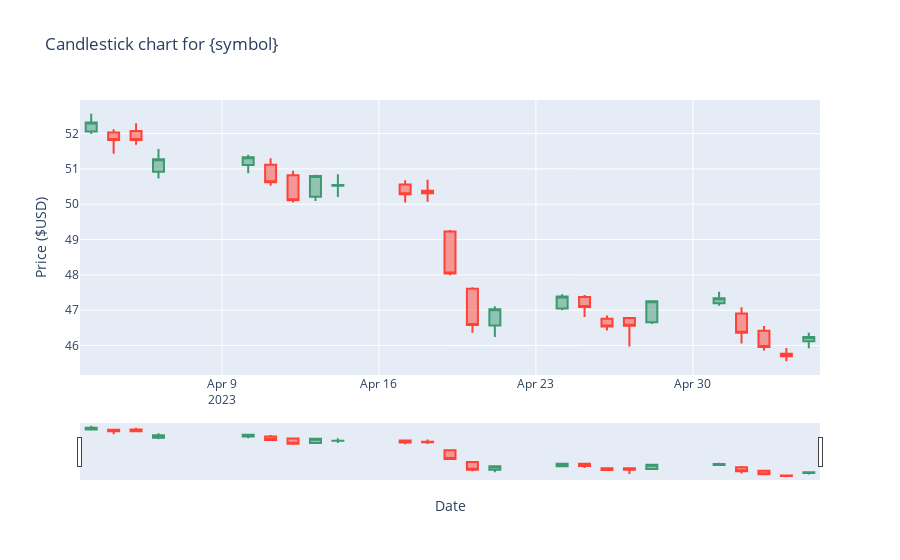

The notebook cell saved with this chart:
### Code cell
#Reference Alpaca API and Create General Bid Ask Chart Structures
#From https://alpaca.markets/learn/understanding-alpacas-market-data-api-with-pandas-and-plotly/
from dotenv import load_dotenv
import plotly.graph_objects as go
import plotly.express as px
import alpaca_trade_api as api
import os

ALPACA_KEY_ID, ALPACA_SECRETS_KEY = "",""

load_dotenv(dotenv_path='../a.env')

FED_API_KEY = os.environ['FED_API_KEY']
ALPACA_KEY_ID = os.environ['ALPACA_KEY_ID']
ALPACA_SECRETS_KEY = os.environ['ALPACA_SECRETS_ID']

def set_vars(secrets_file='a.env'):
    global ALPACA_KEY_ID, ALPACA_SECRETS_KEY
    with open(f"{secrets_file}", 'r') as file:
        contents = file.read()
        env_vars = contents.replace('export ', '').split("\n")
        ALPACA_KEY_ID = env_vars[0].split("=")[1]
        ALPACA_SECRETS_KEY = env_vars[1].split("=")[1]
#set_vars()
alpaca = api.REST(ALPACA_KEY_ID, ALPACA_SECRETS_KEY)

# Setting parameters before calling method
symbols = ["RAD"]
timeframe = "1Day"
start = "2023-07-01"
end = "2023-08-01"
# Retrieve daily bars for SPY in a dataframe and printing the first 5 rows
spy_bars = alpaca.get_bars(symbols, timeframe, start, end).df
print(spy_bars.head())

# Bar data candlestick plot
candlestick_fig = go.Figure(data=[go.Candlestick(x=spy_bars.index,
               open=spy_bars['open'],
               high=spy_bars['high'],
               low=spy_bars['low'],
               close=spy_bars['close'])])
candlestick_fig.update_layout(
    title="Candlestick chart for {symbol}",
    xaxis_title="Date",
    yaxis_title="Price ($USD)")
candlestick_fig.show()

### Figure 1 — Plotly figure (JSON) as saved in the notebook; plotly's stock layout.template omitted (floating-point values rounded to 4 significant figures)
{"data": [{"close": [52.31, 51.82, 51.82, 51.27, 51.33, 50.62, 50.11, 50.8, 50.54, 50.28, 50.31, 48.04, 46.58, 47.03, 47.39, 47.09, 46.54, 46.56, 47.25, 47.34, 46.36, 45.96, 45.7, 46.24], "high": [52.56, 52.12, 52.29, 51.56, 51.4, 51.3, 50.95, 50.83, 50.85, 50.67, 50.69, 49.27, 47.65, 47.12, 47.45, 47.43, 46.85, 46.8, 47.26, 47.52, 47.08, 46.55, 45.93, 46.36], "low": [51.99, 51.43, 51.68, 50.73, 50.88, 50.52, 50.05, 50.09, 50.2, 50.05, 50.07, 47.99, 46.36, 46.24, 47, 46.8, 46.42, 45.97, 46.61, 47.12, 46.06, 45.86, 45.55, 45.92], "open": [52.06, 52.03, 52.07, 50.92, 51.11, 51.12, 50.82, 50.21, 50.52, 50.56, 50.38, 49.23, 47.61, 46.56, 47.05, 47.37, 46.76, 46.78, 46.66, 47.2, 46.91, 46.42, 45.77, 46.12], "type": "candlestick", "x": ["2023-04-03T04:00:00+00:00", "2023-04-04T04:00:00+00:00", "2023-04-05T04:00:00+00:00", "2023-04-06T04:00:00+00:00", "2023-04-10T04:00:00+00:00", "2023-04-11T04:00:00+00:00", "2023-04-12T04:00:00+00:00", "2023-04-13T04:00:00+00:00", "2023-04-14T04:00:00+00:00", "2023-04-17T04:00:00+00:00", "2023-04-18T04:00:00+00:00", "2023-04-19T04:00:00+00:00", "2023-04-20T04:00:00+00:00", "2023-04-21T04:00:00+00:00", "2023-04-24T04:00:00+00:00", "2023-04-25T04:00:00+00:00", "2023-04-26T04:00:00+00:00", "2023-04-27T04:00:00+00:00", "2023-04-28T04:00:00+00:00", "2023-05-01T04:00:00+00:00", "2023-05-02T04:00:00+00:00", "2023-05-03T04:00:00+00:00", "2023-05-04T04:00:00+00:00", "2023-05-05T04:00:00+00:00"]}], "layout": {"title": {"text": "Candlestick chart for {symbol}"}, "xaxis": {"title": {"text": "Date"}}, "yaxis": {"title": {"text": "Price ($USD)"}}}}
